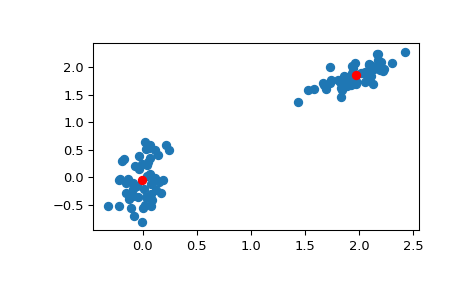

The Python source for this figure:
from numpy import array
from scipy.cluster.vq import vq, kmeans, whiten
import matplotlib.pyplot as plt
features  = array([[ 1.9,2.3],
                   [ 1.5,2.5],
                   [ 0.8,0.6],
                   [ 0.4,1.8],
                   [ 0.1,0.1],
                   [ 0.2,1.8],
                   [ 2.0,0.5],
                   [ 0.3,1.5],
                   [ 1.0,1.0]])
whitened = whiten(features)
book = np.array((whitened[0],whitened[2]))
kmeans(whitened,book)
# (array([[ 2.3110306 ,  2.86287398],    # random
# [ 0.93218041,  1.24398691]]), 0.85684700941625547)

codes = 3
kmeans(whitened,codes)
# (array([[ 2.3110306 ,  2.86287398],    # random
# [ 1.32544402,  0.65607529],
# [ 0.40782893,  2.02786907]]), 0.5196582527686241)

# Create 50 datapoints in two clusters a and b
pts = 50
rng = np.random.default_rng()
a = rng.multivariate_normal([0, 0], [[4, 1], [1, 4]], size=pts)
b = rng.multivariate_normal([30, 10],
                            [[10, 2], [2, 1]],
                            size=pts)
features = np.concatenate((a, b))
# Whiten data
whitened = whiten(features)
# Find 2 clusters in the data
codebook, distortion = kmeans(whitened, 2)
# Plot whitened data and cluster centers in red
plt.scatter(whitened[:, 0], whitened[:, 1])
plt.scatter(codebook[:, 0], codebook[:, 1], c='r')
plt.show()
